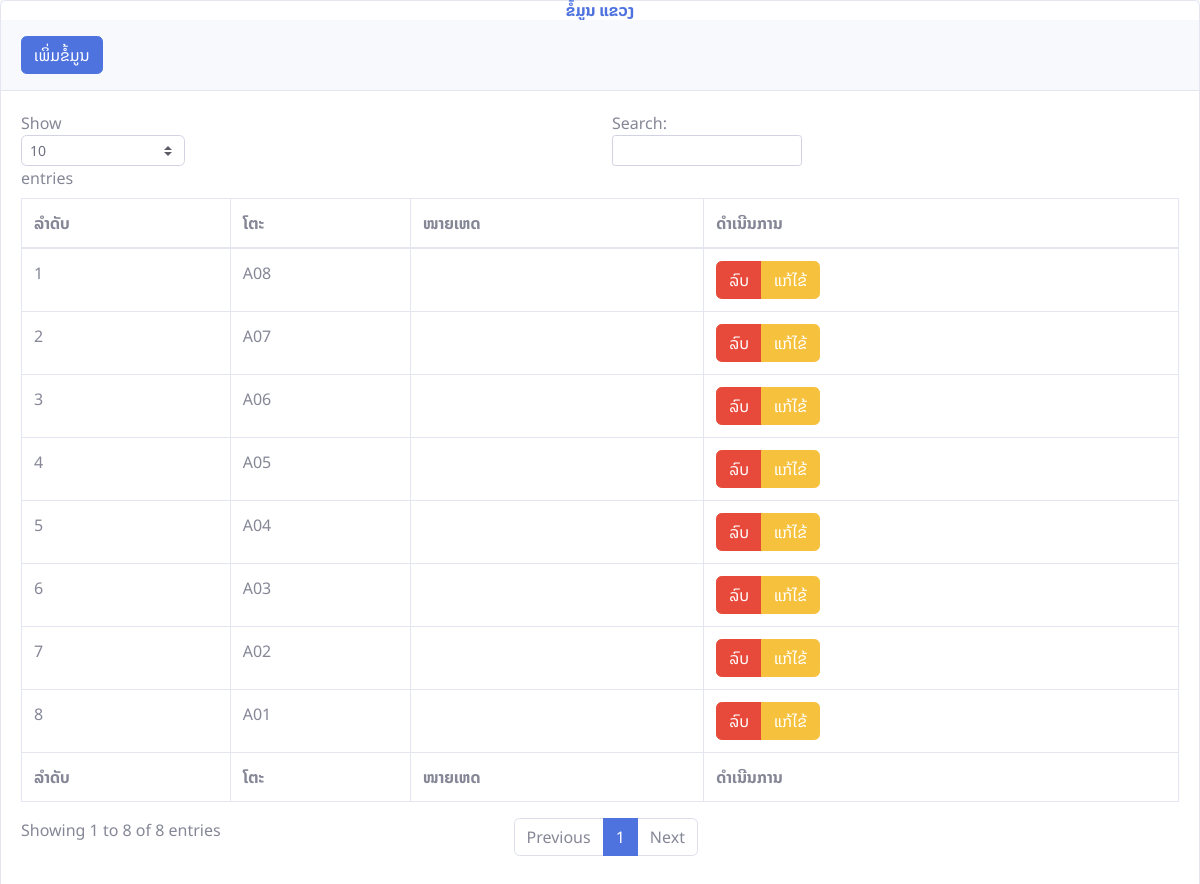
/page/table/select_table.php (signed in), run on the app's committed database.
### tables this page shows
CREATE TABLE `table` (
  `ta_id` int(100) NOT NULL,
  `ta_name` varchar(255) NOT NULL,
  `ta_status` varchar(100) NOT NULL,
  `ta_remak` varchar(255) NOT NULL
);

### page/table/select_table.php (the view, shortened to what this page needs)
<?php
require '../../db/connect.php';
$sql = "SELECT * FROM `table` ORDER BY ta_id DESC";
$query = mysqli_query($conn, $sql);
?>
<!DOCTYPE html>
<html lang="en">
<head>
    <link href="../../vendor/fontawesome-free/css/all.min.css" rel="stylesheet" type="text/css" />
    <link href="../../css/sb-admin-2.min.css" rel="stylesheet" />
</head>
<body id="page-top">
    <div class="my-auto">
        <div class="card shadow mb-4">
            <h6 class="m-0 font-weight-bold w-100 text-center fs-4 text-primary">ຂໍ້ມູນ ແຂວງ</h6>
            <div class="card-header py-3">
                <a href="form_table.php" class="btn btn-primary ">ເພິ່ມຂໍ້ມູນ</a>
            </div>
            <div class="card-body">
                <div class="table-responsive">
                    <table class="table table-bordered" id="dataTable" width="100%" cellspacing="0">
                        <thead>
                            <tr>
                                <th>ລຳດັບ</th>
                                <th>ໂຕະ</th>
                                <th>ໜາຍເຫດ</th>
                                <th>ດຳເນີນການ</th>
                            </tr>
                        </thead>
                        <tfoot>
                            <tr>
                                <th>ລຳດັບ</th>
                                <th>ໂຕະ</th>
                                <th>ໜາຍເຫດ</th>
                                <th>ດຳເນີນການ</th>
                            </tr>
                        </tfoot>
                        <tbody>
                            <?php
                            $number = 1;
                            while ($row = mysqli_fetch_assoc($query)) { ?>
                                <tr>
                                    <td>
                                        <?php echo $number++ ?>
                                    </td>
                                    <td>
                                        <?php echo $row['ta_name'] ?>
                                    </td>
                                    <td>
                                    </td>
                                    <td>
                                        <div class="btn-group" role="group" aria-label="Basic mixed styles example">
                                            <button type="button" class="btn btn-danger delete"
                                                id="<?php echo $row['ta_id'] ?>">ລົບ</button>
                                            <a class="btn btn-warning"
                                                href="select_update_table.php?select_id=<?php echo $row['ta_id'] ?>">ແກ້ໄຂ້</a>
                                        </div>
                                    </td>
                                </tr>
                            <?php } ?>
                        </tbody>
                    </table>
                </div>
            </div>
        </div>
    </div>
</body>
</html>

### page/table/select_table.php (style rules this page uses)
body { font-family: "NotoSansLao", sans-serif; }

### data on the page
table: ta_name "A08"
table: ta_name "A07"
table: ta_name "A06"
table: ta_name "A05"
table: ta_name "A04"
table: ta_name "A03"
table: ta_name "A02"
table: ta_name "A01"
